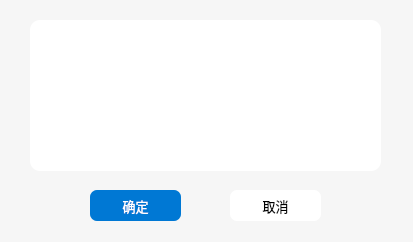
<?xml version="1.0" encoding="UTF-8"?>
<ui version="4.0">
 <class>MCSL2_AskDialog</class>
 <widget class="QDialog" name="MCSL2_AskDialog">
  <property name="geometry">
   <rect>
    <x>0</x>
    <y>0</y>
    <width>413</width>
    <height>242</height>
   </rect>
  </property>
  <property name="windowTitle">
   <string>提示</string>
  </property>
  <property name="windowIcon">
   <iconset resource="../Icons/MCSL2_Icon.qrc">
    <normaloff>:/MCSL2_Icon/MCSL2_Icon.png</normaloff>
    <normalon>:/MCSL2_Icon/MCSL2_Icon.png</normalon>
    <disabledoff>:/MCSL2_Icon/MCSL2_Icon.png</disabledoff>
    <disabledon>:/MCSL2_Icon/MCSL2_Icon.png</disabledon>
    <activeoff>:/MCSL2_Icon/MCSL2_Icon.png</activeoff>
    <activeon>:/MCSL2_Icon/MCSL2_Icon.png</activeon>
    <selectedoff>:/MCSL2_Icon/MCSL2_Icon.png</selectedoff>
    <selectedon>:/MCSL2_Icon/MCSL2_Icon.png</selectedon>:/MCSL2_Icon/MCSL2_Icon.png</iconset>
  </property>
  <widget class="QPushButton" name="Dialog_PushButton_Accept">
   <property name="geometry">
    <rect>
     <x>90</x>
     <y>190</y>
     <width>91</width>
     <height>31</height>
    </rect>
   </property>
   <property name="font">
    <font>
     <family>Microsoft YaHei UI</family>
     <pointsize>10</pointsize>
    </font>
   </property>
   <property name="cursor">
    <cursorShape>PointingHandCursor</cursorShape>
   </property>
   <property name="styleSheet">
    <string notr="true">QPushButton
{
	background-color: rgb(0, 120, 212);
	border-radius: 7px;
	color: rgb(255, 255, 255);
}
QPushButton:hover
{
    background-color: rgb(0, 110, 212);
	border-radius: 7px;
    color: rgb(255, 255, 255);
}
QPushButton:pressed
{
    background-color: rgb(0, 100, 212);
	border-radius: 7px;
    color: rgb(255, 255, 255);
}</string>
   </property>
   <property name="text">
    <string>确定</string>
   </property>
  </widget>
  <widget class="QLabel" name="Dialog_label">
   <property name="geometry">
    <rect>
     <x>30</x>
     <y>20</y>
     <width>351</width>
     <height>151</height>
    </rect>
   </property>
   <property name="font">
    <font>
     <family>Microsoft YaHei UI</family>
     <pointsize>11</pointsize>
    </font>
   </property>
   <property name="styleSheet">
    <string notr="true">QLabel
{
	background-color: rgb(255, 255, 255);
	border-radius: 10px
}</string>
   </property>
   <property name="text">
    <string/>
   </property>
   <property name="alignment">
    <set>Qt::AlignCenter</set>
   </property>
  </widget>
  <widget class="QLabel" name="Background">
   <property name="geometry">
    <rect>
     <x>0</x>
     <y>0</y>
     <width>413</width>
     <height>242</height>
    </rect>
   </property>
   <property name="styleSheet">
    <string notr="true">QLabel
{
	background-color: rgba(247, 247, 247,85%);
}</string>
   </property>
   <property name="text">
    <string/>
   </property>
  </widget>
  <widget class="QPushButton" name="Dialog_PushButton_Cancel">
   <property name="geometry">
    <rect>
     <x>230</x>
     <y>190</y>
     <width>91</width>
     <height>31</height>
    </rect>
   </property>
   <property name="font">
    <font>
     <family>Microsoft YaHei UI</family>
     <pointsize>10</pointsize>
    </font>
   </property>
   <property name="cursor">
    <cursorShape>PointingHandCursor</cursorShape>
   </property>
   <property name="styleSheet">
    <string notr="true">QPushButton
{
	background-color: rgb(255, 255, 255);
	border-radius: 7px;
}
QPushButton:hover
{
	background-color: rgb(240, 240, 240);
	border-radius: 7px;
}
QPushButton:pressed
{
	background-color: rgb(229, 229, 229);
	border-radius: 7px;
}</string>
   </property>
   <property name="text">
    <string>取消</string>
   </property>
  </widget>
  <zorder>Background</zorder>
  <zorder>Dialog_PushButton_Accept</zorder>
  <zorder>Dialog_label</zorder>
  <zorder>Dialog_PushButton_Cancel</zorder>
 </widget>
 <resources>
  <include location="../Icons/MCSL2_Icon.qrc"/>
 </resources>
 <connections/>
</ui>
